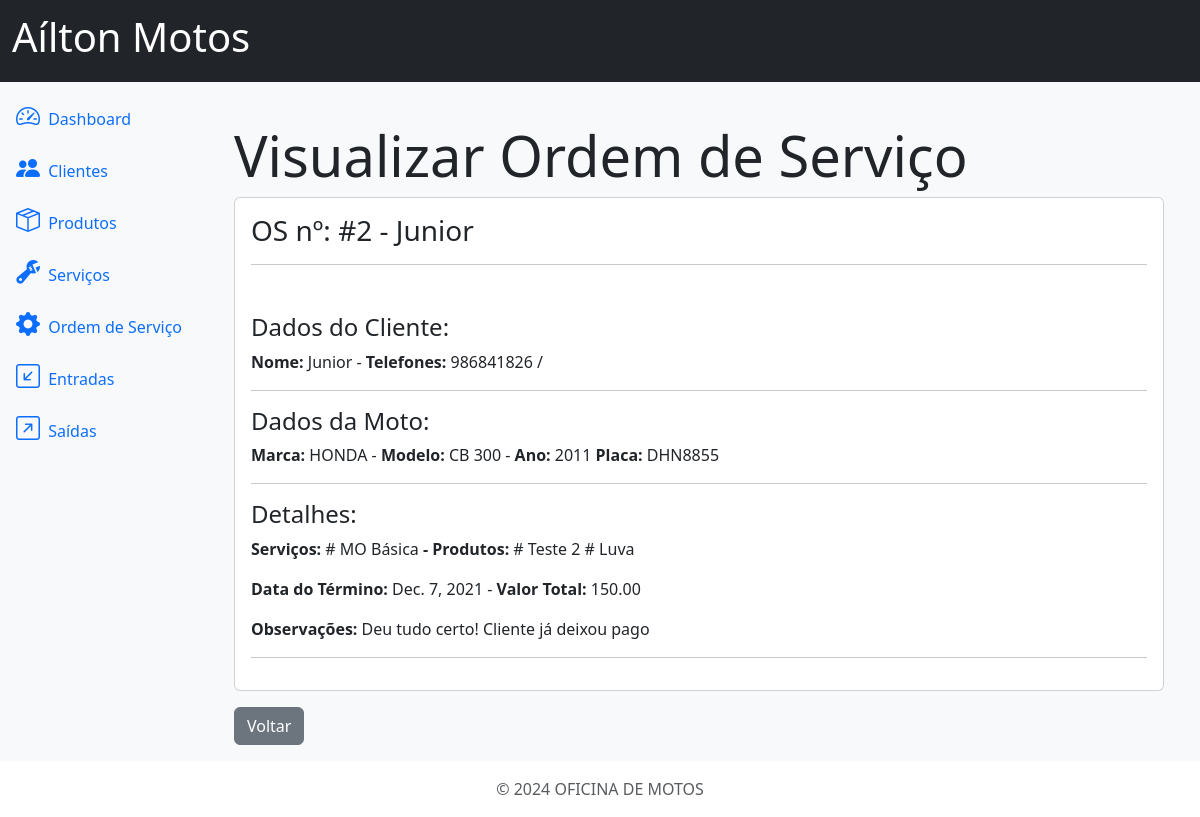
The app's page /service_orders/2/detail/ with its own data.
### service_orders/models.py (models this page shows, shortened)
class ServiceOrder(models.Model):
    STATUS_CHOICES = (
        ('O', 'OPEN'),
        ('F', 'FINISHED'),
        ('C', 'CANCELED')
    )
    id = models.AutoField(primary_key=True)
    client = models.ForeignKey(Client, on_delete=models.PROTECT)
    phone1 = models.CharField(max_length=15, null=True)
    brand = models.ForeignKey(Brand, on_delete=models.PROTECT, related_name='brand')
    model = models.CharField(max_length=200)
    model_year = models.CharField(max_length=4)
    plate = models.CharField(max_length=10, blank=True, null=True)
    services = models.ManyToManyField(Service, blank=True)
    products = models.ManyToManyField(Product, blank=True)
    created_at = models.DateField(auto_now_add=True)
    finished_at = models.DateField(blank=True, null=True)
    total = models.DecimalField(max_digits=10, decimal_places=2, default=0.00)
    status = models.CharField(max_length=1, choices=STATUS_CHOICES)
    comments = models.TextField(blank=True, null=True)

class Brand(models.Model):
    id = models.AutoField(primary_key=True)
    name = models.CharField(max_length=100)
    def __str__(self):
        return self.name

### customers/models.py (models this page shows)
class Client(models.Model):
    id = models.AutoField(primary_key=True)
    name = models.CharField(max_length=500)
    address = models.CharField(max_length=500, blank=True, null=True)
    address_number = models.CharField(max_length=20, blank=True, null=True)
    phone1 = models.CharField(max_length=15)
    phone2 = models.CharField(max_length=15, blank=True, null=True)
    comments = models.TextField(blank=True, null=True)
    def __str__(self):
        return self.name

### services/models.py (models this page shows, shortened)
class Service(models.Model):
    id = models.AutoField(primary_key=True)
    name = models.CharField(max_length=500)
    price = models.DecimalField(max_digits=20, decimal_places=2)
    estimated_time = models.IntegerField(default=0, blank=True, null=True)
    comments = models.TextField(blank=True, null=True)

### products/models.py (models this page shows, shortened)
class Product(models.Model):
    id = models.AutoField(primary_key=True)
    name = models.CharField(max_length=500)
    description = models.TextField(blank=True, null=True)
    price = models.DecimalField(max_digits=20, decimal_places=2)
    quantity = models.IntegerField(default=0)
    comments = models.TextField(blank=True, null=True)

### service_orders/views.py (the view)
# urls.py: path('service_orders/<int:pk>/detail/', ServiceOrderDetailView.as_view(), name='service_orders_detail'),
class ServiceOrderDetailView(DetailView):
    model = ServiceOrder
    template_name = 'service_orders_detail.html'

### service_orders/templates/service_orders_detail.html
{% extends 'base.html' %}
{% block content %}
<div class="container mt-4">
    <h3 class="display-4">Visualizar Ordem de Serviço</h3>
    <div class="card">
        <div class="card-body">
            <h3 class="card-title">OS nº: #{{ object.id }}  -  {{ object.client }}</h3>
            <hr>
        </div>
        <div class="card-body">
            <h4>Dados do Cliente:</h4>
            <p><strong>Nome: </strong>{{ object.client }} - <strong>Telefones: </strong>{{ object.phone1 }}  /  {{ object.phone2 }}</p>
            <hr>
            <h4>Dados da Moto:</h4>
            <p><strong>Marca: </strong>{{ object.brand }}  -  <strong>Modelo: </strong>{{ object.model }}  -  <strong>Ano: </strong>{{ object.model_year }}
                <strong>Placa: </strong>{{ object.plate }}
            </p>
            <hr>
            <h4>Detalhes:</h4>
            <p><strong>Serviços: </strong>
            {% for service in object.services.all %}
                # {{service.name}}
            {% endfor %}
            <strong> - Produtos: </strong>
            {% for product in object.products.all %}
                # {{product.name}}
            {% endfor %}
            </p>
            <p><strong>Data do Término: </strong>{{ object.finished_at }} - <strong>Valor Total: </strong>{{ object.total }}</p>
            <p class="card-text"><strong>Observações: </strong>{{ object.comments }}</p>
            <hr>
        </div>
    </div>
    <a href="{% url 'service_orders' %}" class="btn btn-secondary mt-3">Voltar</a>
</div>
{% endblock %}

### records on screen
ServiceOrder: id "2", client "Junior", phone1 "986841826", brand "HONDA", model "CB 300", model_year "2011", plate "DHN8855", finished_at "Dec. 7, 2021", total "150.00", comments "Deu tudo certo! Cliente já deixou pago"
Service: name "MO Básica"
Product: name "Teste 2"
Product: name "Luva"
